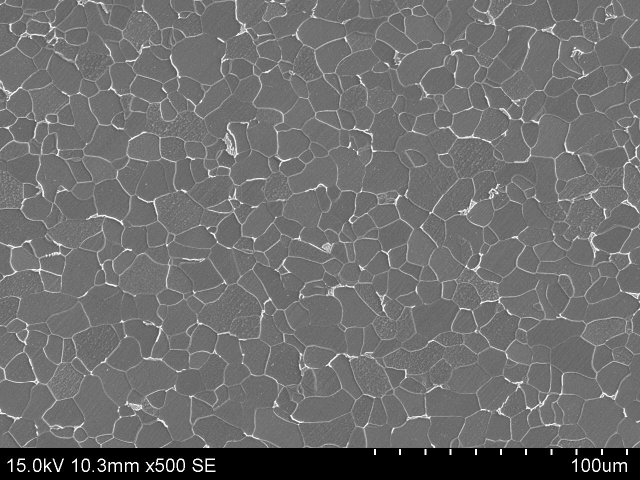
#> input picture data/3/3-center-2_m003 (3).jpg, 1280 x 960 px (shown at 1/2 size)
$ python pearlite_lath_spacing.py '../data/3/3-center-2_m003 (3).jpg'
#> lines starting #> are read from the running program, lines starting #| are printed output that depends on the picture
#!/usr/bin/env python3
"""
pearlite_lath_spacing.py — SEM 板条组织片层间距自动测量（FFT 方法）

利用 FFT 幅度谱中对称衍射点对检测板条周期结构：
  1. 加载图像 → 计算 2D FFT
  2. 检测对称衍射点对 → 计算层间距 d = 1 / sqrt((kx/W)^2 + (ky/H)^2)
  3. 频域滤波 → 逆 FFT → 空间定位各衍射对的 mask
  4. 保存结果

Usage:
  python pearlite_lath_spacing.py <image_path> [--crop-bottom 80] [--save-dir results]

Dependencies:
  numpy, PIL, matplotlib, scikit-image, scipy
"""

import sys, os, json, time, argparse
import numpy as np
from PIL import Image
from pathlib import Path

import matplotlib
matplotlib.use('Agg')
import matplotlib.pyplot as plt

from skimage.feature import peak_local_max
from scipy.ndimage import gaussian_filter, binary_closing
from scipy import ndimage

matplotlib.rcParams['axes.unicode_minus'] = False

# ============================================================
#  参数
# ============================================================

# --- 图像 ---
CROP_BOTTOM = 80

# --- FFT 衍射点检测 ---
FFT_SIGMA = 2.0                # FFT 平滑 sigma
MIN_PEAK_DIST_FFT = 15         # 峰值间最小距离
PEAK_REL_TH = 0.75             # 相对阈值
TOP_N_PEAKS = 15               # 保留最强峰数量
SYM_TOLERANCE = 3.0            # 对称匹配容差
EXCLUDE_CENTER_RADIUS = 5      # 排除中心区域
MAX_DETECTIONS = 5             # 最多显示对数

# --- 空间定位 ---
FILTER_SIGMA = 3.0             # 频域高斯滤波器 sigma
MASK_THRESHOLD = 0.3           # 空间 mask 阈值
OVERLAY_ALPHA = 0.45           # mask 透明度

# --- 保存 ---
SAVE_DPI = 300


# ============================================================
#  函数
# ============================================================

def load_image(image_path, crop_bottom=0):
    """加载图像，返回 (img_rgb, img_gray, h, w)"""
    img_pil = Image.open(image_path).convert('RGB')
    if crop_bottom > 0:
        img_pil = img_pil.crop((0, 0, img_pil.width, img_pil.height - crop_bottom))
    img = np.array(img_pil)
    img_gray = np.mean(img, axis=2).astype(float)
    h, w, _ = img.shape
    print(f'Image: {Path(image_path).name}  Size: {w}x{h}  '
          f'Gray mean={img_gray.mean():.1f}  range=[{img_gray.min():.0f}, {img_gray.max():.0f}]')
    return img, img_gray, h, w


def compute_fft(img_gray):
    """计算 2D FFT，返回 fshift, magnitude_spectrum"""
    f = np.fft.fft2(img_gray)
    fshift = np.fft.fftshift(f)
    magnitude_spectrum = np.log(np.abs(fshift) + 1)
    return fshift, magnitude_spectrum


def find_symmetric_pairs(mag_smoothed, h, w,
                         min_distance=15, threshold_rel=0.75,
                         top_n_peaks=15, sym_tolerance=3.0,
                         exclude_center_radius=5):
    """
    在平滑后的 FFT 幅度谱中检测对称峰值对。

    Returns:
      pairs: list of (y1, x1, y2, x2, r, angle, kx, ky, d)
      peaks: detected peak coordinates
    """
    h_f, w_f = mag_smoothed.shape
    cy_f, cx_f = h_f // 2, w_f // 2

    peaks = peak_local_max(mag_smoothed, min_distance=min_distance,
                           threshold_rel=threshold_rel, exclude_border=False)

    # 排除中心附近
    dist_center = np.sqrt((peaks[:, 0] - cy_f)**2 + (peaks[:, 1] - cx_f)**2)
    peaks = peaks[dist_center > exclude_center_radius]
    print(f"  FFT peaks after center exclusion: {len(peaks)}")

    # 按强度排序，保留最强
    if len(peaks) == 0:
        return [], peaks

    if len(peaks) > top_n_peaks:
        peak_values = mag_smoothed[peaks[:, 0], peaks[:, 1]]
        top_idx = np.argsort(peak_values)[::-1][:top_n_peaks]
        peaks = peaks[top_idx]
    print(f"  Top {len(peaks)} peaks kept for matching")

    # 寻找对称对
    used = set()
    pairs = []
    for i, (y1, x1) in enumerate(peaks):
        if i in used:
            continue
        y2_sym = 2 * cy_f - y1
        x2_sym = 2 * cx_f - x1
        dists = np.sqrt((peaks[:, 0] - y2_sym)**2 + (peaks[:, 1] - x2_sym)**2)
        dists[list(used)] = 9999
        dists[i] = 9999
        nearest = np.argmin(dists)
        if dists[nearest] <= sym_tolerance:
            j = nearest
            used.add(i)
            used.add(j)
            kx = x1 - cx_f
            ky = y1 - cy_f
            r = np.sqrt(kx**2 + ky**2)
            angle = np.rad2deg(np.arctan2(ky, kx))
            d = 1.0 / np.sqrt((kx / w)**2 + (ky / h)**2)
            pairs.append((y1, x1, 2*cy_f-y1, 2*cx_f-x1, r, angle, kx, ky, d))

    pairs.sort(key=lambda p: p[4])
    print(f"  Found {len(pairs)} symmetric pairs")
    return pairs, peaks


def localize_pairs(pairs, fshift, h, w, filter_sigma=3.0, mask_threshold=0.3):
    """
    对每对衍射点做频域滤波 → 逆 FFT → 空间 mask。
    Returns: list of (mask, kx, ky, d, angle)
    """
    h_f, w_f = fshift.shape
    cy_f, cx_f = h_f // 2, w_f // 2
    Y, X = np.ogrid[:h_f, :w_f]
    ky_grid = Y - cy_f
    kx_grid = X - cx_f

    results = []
    for y1, x1, y2, x2, r, ang, kx_val, ky_val, d_val in pairs:
        d1 = np.sqrt((kx_grid - kx_val)**2 + (ky_grid - ky_val)**2)
        d2 = np.sqrt((kx_grid + kx_val)**2 + (ky_grid + ky_val)**2)
        filt = np.exp(-0.5 * (d1 / filter_sigma)**2) + np.exp(-0.5 * (d2 / filter_sigma)**2)
        filt = filt / filt.max()

        filtered = fshift * filt
        spatial_map = np.fft.ifft2(np.fft.ifftshift(filtered))
        spatial_mag = np.abs(spatial_map)

        smin, smax = spatial_mag.min(), spatial_mag.max()
        spatial_norm = (spatial_mag - smin) / (smax - smin + 1e-10)
        mask = spatial_norm > mask_threshold
        mask = binary_closing(mask, iterations=2)

        results.append((mask, kx_val, ky_val, d_val, ang))
    return results


def save_results(save_dir, name_stem, img, pairs, local_results,
                 fshift, magnitude_spectrum, radial_profile,
                 no_figures=False):
    """保存所有结果"""
    os.makedirs(save_dir, exist_ok=True)
    h, w = img.shape[:2]
    h_f, w_f = magnitude_spectrum.shape
    cy_f, cx_f = h_f // 2, w_f // 2

    # ---- JSON summary ----
    summary = {
        'image': name_stem,
        'image_size_px': [w, h],
        'fft_params': {
            'sigma': FFT_SIGMA,
            'min_distance': MIN_PEAK_DIST_FFT,
            'threshold_rel': PEAK_REL_TH,
            'top_n_peaks': TOP_N_PEAKS,
            'sym_tolerance': SYM_TOLERANCE,
        },
        'n_pairs': len(pairs),
        'pairs': [],
    }
    for idx, (_, _, _, _, r, ang, kx, ky, d) in enumerate(pairs):
        lath_dir = (ang - 90) % 180
        summary['pairs'].append({
            'id': idx + 1,
            'kx_px': int(kx),
            'ky_px': int(ky),
            'radius': round(r, 1),
            'angle_deg': round(ang, 1),
            'lath_direction_deg': round(lath_dir, 1),
            'spacing_px': round(d, 1),
        })
    # 空间定位面积
    if local_results:
        for idx, (mask, _, _, d_val, ang) in enumerate(local_results):
            if idx < len(summary['pairs']):
                summary['pairs'][idx]['area_px'] = int(mask.sum())
                summary['pairs'][idx]['area_pct'] = round(mask.sum() / (h*w) * 100, 2)

    with open(os.path.join(save_dir, f'{name_stem}_fft_spacing.json'), 'w') as f:
        json.dump(summary, f, indent=2)

    if no_figures:
        print(f'  JSON: {name_stem}_fft_spacing.json')
        return

    # ---- 图1: 原始图像 + FFT 幅度谱 ----
    fig, axes = plt.subplots(1, 2, figsize=(16, 7))
    axes[0].imshow(img if img.ndim == 3 else img, cmap='gray')
    axes[0].set_title(f'Original ({w}x{h})', fontsize=12)
    axes[0].axis('off')
    im = axes[1].imshow(magnitude_spectrum, cmap='inferno', interpolation='bilinear')
    axes[1].set_title('FFT Magnitude Spectrum', fontsize=12)
    axes[1].axis('off')
    plt.colorbar(im, ax=axes[1], fraction=0.046, label='log magnitude')
    plt.tight_layout()
    fig.savefig(os.path.join(save_dir, f'{name_stem}_fft_spectrum.png'),
                dpi=150, bbox_inches='tight')
    plt.close(fig)

    # ---- 图2: 径向平均功率谱 ----
    fig2, ax2 = plt.subplots(figsize=(8, 4))
    ax2.plot(radial_profile, 'b-', linewidth=1.5)
    ax2.set_title('Radial Average of Power Spectrum', fontsize=12)
    ax2.set_xlabel('Distance from center (frequency)')
    ax2.set_ylabel('Mean log magnitude')
    ax2.grid(True, alpha=0.3)
    plt.tight_layout()
    fig2.savefig(os.path.join(save_dir, f'{name_stem}_fft_radial.png'),
                 dpi=150, bbox_inches='tight')
    plt.close(fig2)

    if len(pairs) == 0:
        return

    # ---- 图3: FFT + 峰值标记（2x2 布局） ----
    mag_smoothed = gaussian_filter(magnitude_spectrum, sigma=FFT_SIGMA)
    colors = plt.cm.tab10(np.linspace(0, 1, min(len(pairs), 10)))
    _, peaks = find_symmetric_pairs(mag_smoothed, h, w,
                                     min_distance=MIN_PEAK_DIST_FFT,
                                     threshold_rel=PEAK_REL_TH,
                                     top_n_peaks=TOP_N_PEAKS,
                                     sym_tolerance=SYM_TOLERANCE,
                                     exclude_center_radius=EXCLUDE_CENTER_RADIUS)

    fig = plt.figure(figsize=(18, 14))
    # (0,0) 原始 FFT
    ax = fig.add_subplot(2, 2, 1)
    ax.imshow(magnitude_spectrum, cmap='inferno', interpolation='bilinear')
    ax.set_title('Original FFT spectrum', fontsize=20)
    ax.axis('off')
    iax = ax.inset_axes([0.68, 0.68, 0.30, 0.30])
    iax.imshow(mag_smoothed, cmap='inferno', interpolation='bilinear')
    iax.set_title('Smoothed', fontsize=14, color='white')
    iax.axis('off')

    # (0,1) 平滑 FFT + 峰值
    ax = fig.add_subplot(2, 2, 2)
    ax.imshow(mag_smoothed, cmap='inferno', interpolation='bilinear')
    if len(peaks) > 0:
        ax.scatter(peaks[:, 1], peaks[:, 0], c='cyan', s=16, alpha=0.6, label=f'{len(peaks)} peaks')
    for idx, (y1, x1, y2, x2, r, ang, kx, ky, d) in enumerate(pairs[:10]):
        c = colors[idx]
        ax.scatter([x1, x2], [y1, y2], c=[c], s=160, edgecolors='white', linewidths=2,
                   zorder=5, label=f'Pair {idx+1}: k=({kx:.0f},{ky:.0f}) d={d:.0f}px' if idx == 0 else '')
        ax.plot([x1, x2], [y1, y2], c=c, linewidth=2.5, linestyle='--', alpha=0.7)
    ax.scatter(cx_f, cy_f, c='white', s=250, marker='+', linewidths=3, zorder=10, label='Center')
    ax.set_title(f'Smoothed FFT (sigma={FFT_SIGMA})\nwith symmetric pairs', fontsize=20)
    ax.axis('off')
    ax.legend(fontsize=12, loc='upper right')

    # (1,0) 极坐标
    if len(pairs) > 0:
        radii = np.array([p[4] for p in pairs])
        angles_deg = np.array([p[5] for p in pairs])
        angles_rad = np.deg2rad(angles_deg)
        ax = fig.add_subplot(2, 2, 3, projection='polar')
        sc = ax.scatter(angles_rad, radii, c=radii, cmap='plasma',
                        s=120, alpha=0.9, edgecolors='white', linewidths=1, zorder=5)
        ax.set_title('Diffraction spots (polar coords)', fontsize=20, pad=20)
        ax.set_theta_zero_location('E')
        ax.set_theta_direction(-1)
        plt.colorbar(sc, ax=ax, fraction=0.08, label='Radius')
        for i in range(min(len(pairs), 8)):
            a = angles_rad[i]
            r = radii[i]
            lath_dir = (angles_deg[i] - 90) % 180
            ax.annotate(f'{lath_dir:.0f}deg', xy=(a, r),
                        fontsize=14, ha='center', va='bottom',
                        bbox=dict(boxstyle='round,pad=0.3', facecolor='yellow', alpha=0.7))
    else:
        ax = fig.add_subplot(2, 2, 3)
        ax.text(0.5, 0.5, 'No pairs', ha='center', va='center', fontsize=20, transform=ax.transAxes)

    # (1,1) 原始图像 + 方向线
    ax = fig.add_subplot(2, 2, 4)
    ax.imshow(img if img.ndim == 3 else img, cmap='gray')
    for idx, (y1, x1, y2, x2, r, ang, kx, ky, d) in enumerate(pairs[:10]):
        c = colors[idx]
        lath_dir_deg = (ang - 90) % 180
        lath_rad = np.deg2rad(lath_dir_deg)
        length = min(h, w) * 0.35
        cx_img, cy_img = w // 2, h // 2
        dx_line = length * np.cos(lath_rad)
        dy_line = -length * np.sin(lath_rad)
        ax.plot([cx_img - dx_line, cx_img + dx_line],
                [cy_img - dy_line, cy_img + dy_line],
                c=c, linewidth=3, linestyle='-', alpha=0.8,
                label=f'Pair {idx+1}: {lath_dir_deg:.0f}deg / d={d:.0f}px' if idx == 0 else '')
    ax.legend(fontsize=14, loc='upper right')
    ax.set_title('Detected lath orientations from FFT', fontsize=20)
    ax.axis('off')
    plt.tight_layout()
    fig.savefig(os.path.join(save_dir, f'{name_stem}_fft_pairs.png'),
                dpi=150, bbox_inches='tight')
    plt.close(fig)

    # ---- 图4: 空间定位 mask 叠加 ----
    if local_results:
        fig2, ax2 = plt.subplots(figsize=(14, 10))
        ax2.imshow(img, interpolation='bilinear')
        for idx, (mask_i, _, _, d_val, ang) in enumerate(local_results):
            c = colors[idx]
            overlay = np.zeros((h, w, 4))
            overlay[mask_i] = [*c[:3], OVERLAY_ALPHA]
            ax2.imshow(overlay)
            ys, xs = np.where(mask_i)
            if len(ys) > 0:
                lath_dir = (ang - 90) % 180
                ax2.text(xs.mean(), ys.mean(),
                        f'Pair {idx+1}\n{d_val:.0f}px\n{lath_dir:.0f}deg',
                        color='white', fontsize=16, fontweight='bold',
                        ha='center', va='center',
                        bbox=dict(boxstyle='round,pad=0.3', facecolor=c, alpha=0.7))
        ax2.set_title('Spatial localization of diffraction pairs', fontsize=16)
        ax2.axis('off')
        plt.tight_layout()
        fig2.savefig(os.path.join(save_dir, f'{name_stem}_fft_localization.png'),
                     dpi=150, bbox_inches='tight')
        plt.close(fig2)

    print(f'  Saved figures to {save_dir}/')


# ============================================================
#  主流程
# ============================================================

def main():
    parser = argparse.ArgumentParser(
        description='SEM 板条组织片层间距自动测量（FFT 方法）',
        formatter_class=argparse.RawDescriptionHelpFormatter,
        epilog=__doc__,
    )
    parser.add_argument('image_path', type=str, help='Path to input image (TIFF/PNG/JPG)')
    parser.add_argument('--crop-bottom', type=int, default=CROP_BOTTOM,
                        help=f'Pixels to crop from bottom (default: {CROP_BOTTOM})')
    parser.add_argument('--save-dir', type=str, default='results',
                        help='Output directory (default: results)')
    parser.add_argument('--no-figures', action='store_true',
                        help='Only save JSON, skip generating figures')
    args = parser.parse_args()

    save_dir = args.save_dir
    os.makedirs(save_dir, exist_ok=True)
    name_stem = Path(args.image_path).stem

    t_start = time.time()

    # ==================== 1. 加载图像 ====================
    print('=' * 55)
    print('  Loading image...')
    print('=' * 55)
    img, img_gray, h, w = load_image(args.image_path, args.crop_bottom)
#> in load_image, `img_pil = img_pil.crop((0, 0, img_pil.width, img_pil.height - crop_bot..`:
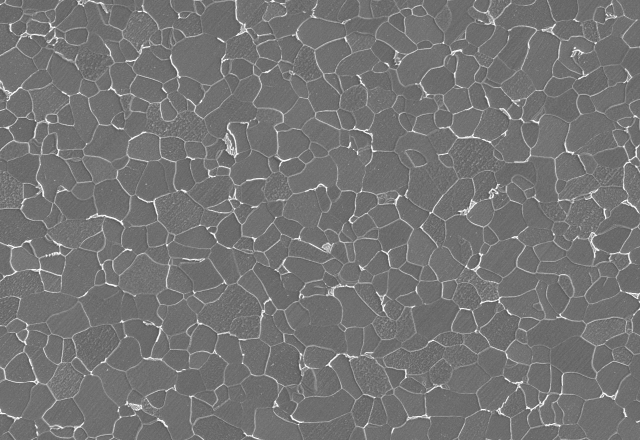
#> img_pil: PIL image 1280x880 RGB (shown at 1/2 size); min 57, max 255, mean 116.3
#| Image: 3-center-2_m003 (3).jpg  Size: 1280x880  Gray mean=116.3  range=[57, 255]
#> h = 880; w = 1280

    # ==================== 2. FFT 变换 ====================
    print('\n' + '=' * 55)
    print('  FFT Analysis')
    print('=' * 55)
    fshift, magnitude_spectrum = compute_fft(img_gray)
#> in compute_fft, `magnitude_spectrum = np.log(np.abs(fshift) + 1)`:
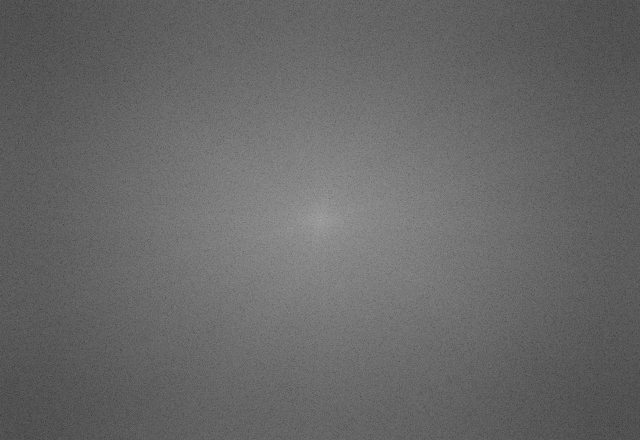
#> magnitude_spectrum: shape (880, 1280) float64 (shown at 1/2 size); min 1.92, max 18.69, mean 8.75; drawn with min black and max white
    h_f, w_f = magnitude_spectrum.shape
    cy_f, cx_f = h_f // 2, w_f // 2

    # 径向平均
    Y_grid, X_grid = np.ogrid[:h_f, :w_f]
    dist_from_center = np.sqrt((Y_grid - cy_f)**2 + (X_grid - cx_f)**2)
    max_radius = min(cy_f, cx_f)
    radial_profile = np.zeros(max_radius)
    for r in range(1, max_radius):
        mask = (dist_from_center >= r - 0.5) & (dist_from_center < r + 0.5)
        radial_profile[r] = magnitude_spectrum[mask].mean()
#> after the loop, radial_profile = 440 values, max 12.24 at index 1, min 0 at index 0, mean 9.92

    # ==================== 3. 衍射点检测 ====================
    print('\n' + '-' * 55)
    print('  Diffraction Spot Detection')
    print('-' * 55)
    mag_smoothed = gaussian_filter(magnitude_spectrum, sigma=FFT_SIGMA)
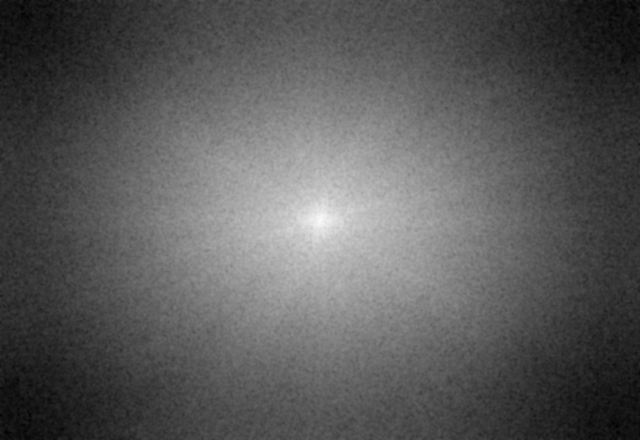
#> mag_smoothed: shape (880, 1280) float64 (shown at 1/2 size); min 6.87, max 12.24, mean 8.75; drawn with min black and max white
    pairs, peaks = find_symmetric_pairs(
        mag_smoothed, h, w,
        min_distance=MIN_PEAK_DIST_FFT,
        threshold_rel=PEAK_REL_TH,
        top_n_peaks=TOP_N_PEAKS,
        sym_tolerance=SYM_TOLERANCE,
        exclude_center_radius=EXCLUDE_CENTER_RADIUS,
    )
#> in find_symmetric_pairs, `peaks = peak_local_max(mag_smoothed, min_distance=min_distance, thresh..`: peaks = 117 pairs, first value 117 to 763, second value 247 to 1033
#> in find_symmetric_pairs, `dist_center = np.sqrt((peaks[:, 0] - cy_f)**2 + (peaks[:, 1] - cx_f)**2)`: dist_center = 117 values, max 396.4 at index 111, min 0 at index 0, mean 257
#> in find_symmetric_pairs, `peaks = peaks[dist_center > exclude_center_radius]`: peaks = 116 pairs, first value 117 to 763, second value 247 to 1033
#|   FFT peaks after center exclusion: 116
#> in find_symmetric_pairs, `peak_values = mag_smoothed[peaks[:, 0], peaks[:, 1]]`: peak_values = 116 values, max 11.17 at index 0, min 9.19 at index 114, mean 9.91
#> in find_symmetric_pairs, `top_idx = np.argsort(peak_values)[::-1][:top_n_peaks]`: top_idx = [0, 1, 2, 3, 4, 5, 6, 7, 8, 9, 11, 10, 12, 13, 14]
#> in find_symmetric_pairs, `peaks = peaks[top_idx]`: peaks = 15 rows, first 8: [417, 724], [463, 556], [394, 562], [486, 718], [406, 759], [474, 521], [409, 781], [471, 499]
#|   Top 15 peaks kept for matching
#> the loop in find_symmetric_pairs, `for i, (y1, x1) in enumerate(peaks):` made 15 passes
#> (y1, x1, y2_sym, x2_sym, nearest, kx, ky, r) on passes 1, 3, 5, 7, 9, 11, 13: (417, 724, 463, 556, 1, 84, -23, 87.09), (394, 562, 486, 718, 3, -78, -46, 90.55), (406, 759, 474, 521, 5, 119, -34, 123.8), (409, 781, 471, 499, 7, 141, -31, 144.4), (381, 523, 499, 757, 9, -117, -59, 131), (453, 486, 427, 794, 11, -154, 13, 154.5), (369, 770, 511, 510, 13, 130, -71, 148.1)
#> after the loop in find_symmetric_pairs, `for i, (y1, x1) in enumerate(peaks):`: pairs = 7 items; used = 14 items
#|   Found 7 symmetric pairs
#> pairs = 7 items

    if len(pairs) > 0:
        print(f'\n  Diffraction spot summary:')
        print(f'  {"#":>3s}  {"kx":>6s}  {"ky":>6s}  {"Radius":>7s}  '
              f'{"Angle(deg)":>10s}  {"Lath dir":>9s}  {"Spacing(px)":>10s}')
        print('  ' + '-' * 65)
        for idx, (_, _, _, _, r, ang, kx, ky, d) in enumerate(pairs):
            lath_dir = (ang - 90) % 180
            print(f'  {idx+1:3d}  {kx:6.0f}  {ky:6.0f}  {r:7.1f}  '
                  f'{ang:10.1f}  {lath_dir:9.1f}  {d:10.1f}')
#> this loop made 7 passes
#> (r, ang, kx, ky, d, lath_dir) on passes 1 to 7: (87.09, -15.31, 84, -23, 14.16, 74.69), (90.55, -149.5, -78, -46, 12.46, 120.5), (123.8, -15.95, 119, -34, 9.93, 74.05), (131, -153.2, -117, -59, 8.82, 116.8), (144.4, -12.4, 141, -31, 8.65, 77.6), (148.1, -28.64, 130, -71, 7.71, 61.36), (154.5, 175.2, -154, 13, 8.25, 85.17)
#> (printed output is left out)

        # 空间定位
        print('\n  Spatial localization...')
        local_results = localize_pairs(pairs, fshift, h, w,
                                       filter_sigma=FILTER_SIGMA,
                                       mask_threshold=MASK_THRESHOLD)
#> the loop in localize_pairs, `for y1, x1, y2, x2, r, ang, kx_val, ky_val, d_val in pairs:` made 7 passes
#> (y1, x1, y2, x2, r, ang, kx_val, ky_val) on passes 1 to 7: (417, 724, 463, 556, 87.09, -15.31, 84, -23), (394, 562, 486, 718, 90.55, -149.5, -78, -46), (406, 759, 474, 521, 123.8, -15.95, 119, -34), (381, 523, 499, 757, 131, -153.2, -117, -59), (409, 781, 471, 499, 144.4, -12.4, 141, -31), (369, 770, 511, 510, 148.1, -28.64, 130, -71), (453, 486, 427, 794, 154.5, 175.2, -154, 13)
#> pass 1, in localize_pairs, `d1 = np.sqrt((kx_grid - kx_val)**2 + (ky_grid - ky_val)**2)`:
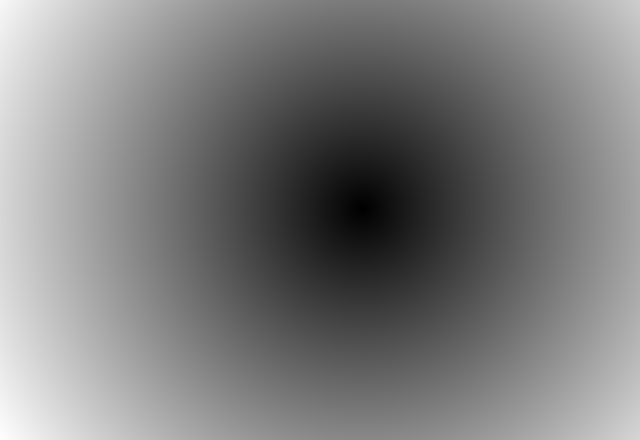
#> d1: shape (880, 1280) float64 (shown at 1/2 size); min 0, max 858.8, mean 423.2; drawn with min black and max white
#> pass 1, in localize_pairs, `d2 = np.sqrt((kx_grid + kx_val)**2 + (ky_grid + ky_val)**2)`:
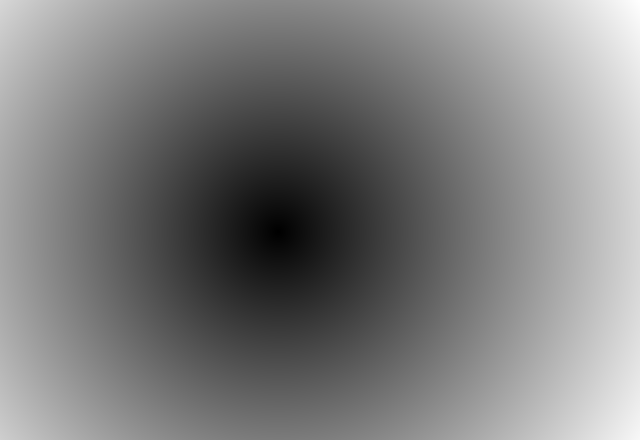
#> d2: shape (880, 1280) float64 (shown at 1/2 size); min 0, max 858.5, mean 423.1; drawn with min black and max white
#> (the rest of the program and of its run is left out)
